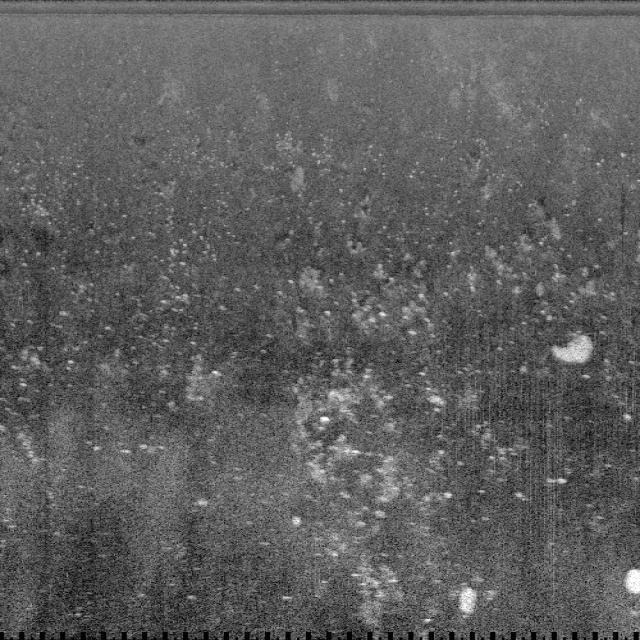
#> input picture webui/samples/Rec6_wcp_ss_port_00004.jpg, 640 x 640 px
$ python -i pipeline.py   (imports and definitions only)
#> lines starting #> are read from the running program, lines starting #| are printed output that depends on the picture; after the words box and inside, x2 and y2 are one past the last pixel; in counts of white or black regions, pixels touching at a corner belong together
#> further down, picture is the input picture: shape (640, 640, 3); min 0, max 255, mean 94.6
### src/cv_pipeline/config.py
"""
config.py — Stage 1 classical-CV pipeline configuration.

All Stage-1 behaviour is set here (no magic numbers in the pipeline code), so a run is
fully described by a single config object and is reproducible from it.

COOL note
---------
The Cloud-Optimized OpenCV Library (COOL / KleidiCV) accelerates a specific set of ops on
AWS Graviton / Arm — notably ``resize``, adaptive-gaussian thresholding, and contour
detection. The defaults here deliberately bias Stage 1 toward those ops so the Arm-vs-x86
and COOL-vs-stock benchmarks show a real, attributable speedup. The one heavy op that COOL
does *not* accelerate — ``fastNlMeansDenoising`` — is available but OFF by default (it can
blow the <300 ms/frame budget and dilutes COOL's measured contribution). The pipeline is the
STUDY-01 record (``docs/experiments.md``); COOL is measured on the product workload instead.
"""
from __future__ import annotations

from dataclasses import dataclass, asdict
from typing import Optional


@dataclass
class Stage1Config:
    # ---- input normalisation (resize is COOL-accelerated) ----
    resize_long_side: Optional[int] = 1024   # scale so the long side == this; None keeps size

    # ---- speckle denoise ----
    # "gaussian" | "median" | "bilateral" | "nlmeans" | "none"
    # gaussian/median are cheap and COOL-friendly; nlmeans is high-quality but slow + NOT
    # KleidiCV-accelerated — use only when quality matters more than the COOL benchmark.
    denoise: str = "median"
    gaussian_ksize: int = 5
    median_ksize: int = 5
    bilateral_d: int = 7
    bilateral_sigma: float = 50.0
    nlmeans_h: float = 10.0

    # ---- adaptive segmentation (adaptive-gaussian is a COOL sweet-spot op) ----
    thresh_method: str = "adaptive_gaussian"   # "adaptive_gaussian" | "otsu"
    adaptive_block: int = 35                    # odd; local neighbourhood for the threshold
    adaptive_C: int = -5                        # subtracted from the local mean

    # ---- morphological cleanup ----
    morph_op: str = "open"                      # "open" | "close" | "both" | "none"
    morph_ksize: int = 3
    morph_iterations: int = 1

    # ---- geometric contour filtering (contour detection is COOL-accelerated) ----
    # Areas are fractions of the (resized) frame area, so thresholds are resolution-independent.
    min_area_frac: float = 5e-4                 # reject speckle-sized blobs
    max_area_frac: float = 0.50                 # reject near-full-frame regions (shadow bands)
    min_solidity: float = 0.30                  # area / convex-hull area — rejects wispy clutter
    min_extent: float = 0.15                    # area / bbox area — rejects sparse scatter
    max_aspect: float = 15.0                    # bbox long/short — allows elongated pipes/nets
    roi_pad_frac: float = 0.06                  # pad each ROI outward before handing to Stage 2

    # ---- misc ----
    max_candidates: int = 64                    # cap ROIs/frame (largest-area first)

    def validate(self) -> "Stage1Config":
        if self.adaptive_block % 2 == 0 or self.adaptive_block < 3:
            raise ValueError("adaptive_block must be odd and >= 3")
        if self.denoise not in {"gaussian", "median", "bilateral", "nlmeans", "none"}:
            raise ValueError(f"unknown denoise: {self.denoise}")
        if self.thresh_method not in {"adaptive_gaussian", "otsu"}:
            raise ValueError(f"unknown thresh_method: {self.thresh_method}")
        if self.morph_op not in {"open", "close", "both", "none"}:
            raise ValueError(f"unknown morph_op: {self.morph_op}")
        return self

    def to_dict(self) -> dict:
        return asdict(self)


# A slower, higher-quality preset (NLMeans denoise) — kept for the ablation study, NOT for
# the COOL benchmark (NLMeans is not KleidiCV-accelerated).
QUALITY_PRESET = Stage1Config(denoise="nlmeans", nlmeans_h=12.0, median_ksize=3)

### src/cv_pipeline/pipeline.py
"""
pipeline.py — the retired Stage-1 contour pipeline (the STUDY-01 negative result).

Classical OpenCV candidate generation that was first meant as a Stage-2 ROI gate and as the COOL
workload. STUDY-01 retired both roles: classical CV has no discriminative power on this sonar, and
COOL is measured on the product workload instead (``src/bench/product_bench.py``). The product's
Stage 1 is ``canonical.py``. This module is kept to reproduce STUDY-01 and for ``infer.py``'s
``roi_guided`` mode, which the product does not use.

Design
------
* Every op is timed individually (``Stage1Result.timings_ms``).
* Behaviour is fully driven by ``Stage1Config`` — no magic numbers here.
* Pure OpenCV + NumPy, CPU-only: no GPU-only ops, so the identical code runs on Graviton.

Pipeline: to-gray → resize → denoise → adaptive threshold → morphology → findContours →
geometry filter → padded candidate ROIs.
"""
from __future__ import annotations

import time
from contextlib import contextmanager
from dataclasses import dataclass
from typing import Optional

import cv2
import numpy as np

from .config import Stage1Config


@dataclass
class Candidate:
    """A single candidate ROI handed to Stage 2."""
    bbox: tuple[int, int, int, int]      # x1, y1, x2, y2 in ORIGINAL image pixels
    area_frac: float                     # contour area / frame area (resized space)
    solidity: float
    extent: float
    aspect: float


@dataclass
class Stage1Result:
    candidates: list[Candidate]
    mask: np.ndarray                     # binary mask after morphology (resized space)
    timings_ms: dict[str, float]         # per-op latency, milliseconds
    scale: float                         # resized->original coordinate scale factor
    frame_shape: tuple[int, int]         # original (h, w)

    @property
    def total_ms(self) -> float:
        return float(sum(self.timings_ms.values()))


class Stage1Pipeline:
    """Stateless classical-CV candidate generator. Reuse one instance across frames."""

    def __init__(self, cfg: Optional[Stage1Config] = None):
        self.cfg = (cfg or Stage1Config()).validate()

    # -- lightweight per-op timer --------------------------------------------------------
    @contextmanager
    def _timed(self, name: str, sink: dict[str, float]):
        t0 = time.perf_counter()
        yield
        sink[name] = (time.perf_counter() - t0) * 1000.0

    # -- main entry ----------------------------------------------------------------------
    def process(self, image: np.ndarray) -> Stage1Result:
        cfg = self.cfg
        t: dict[str, float] = {}
        h0, w0 = image.shape[:2]
#> h0 = 640; w0 = 640

        with self._timed("to_gray", t):
            gray = image if image.ndim == 2 else cv2.cvtColor(image, cv2.COLOR_BGR2GRAY)

        # resize (COOL-accelerated). scale maps resized coords back to the original frame.
        with self._timed("resize", t):
            scale = 1.0
            if cfg.resize_long_side and max(h0, w0) != cfg.resize_long_side:
                scale = max(h0, w0) / float(cfg.resize_long_side)
#> scale = 0.625
                new_wh = (round(w0 / scale), round(h0 / scale))
#> new_wh = (1024, 1024)
                gray = cv2.resize(gray, new_wh, interpolation=cv2.INTER_AREA)
#> gray: shape (1024, 1024)

        with self._timed("denoise", t):
            gray = self._denoise(gray)

        with self._timed("threshold", t):
            binary = self._threshold(gray)

        with self._timed("morphology", t):
            binary = self._morphology(binary)

        with self._timed("contours", t):
            contours, _ = cv2.findContours(binary, cv2.RETR_EXTERNAL, cv2.CHAIN_APPROX_SIMPLE)

        with self._timed("geometry_filter", t):
            candidates = self._filter(contours, gray.shape, scale)

        return Stage1Result(
            candidates=candidates, mask=binary, timings_ms=t,
            scale=scale, frame_shape=(h0, w0),
        )

    # -- ops -----------------------------------------------------------------------------
    def _denoise(self, gray: np.ndarray) -> np.ndarray:
        c = self.cfg
        if c.denoise == "gaussian":
            k = c.gaussian_ksize | 1
            return cv2.GaussianBlur(gray, (k, k), 0)
        if c.denoise == "median":
            return cv2.medianBlur(gray, c.median_ksize | 1)
        if c.denoise == "bilateral":
            return cv2.bilateralFilter(gray, c.bilateral_d, c.bilateral_sigma, c.bilateral_sigma)
        if c.denoise == "nlmeans":
            return cv2.fastNlMeansDenoising(gray, None, c.nlmeans_h, 7, 21)
        return gray  # "none"

    def _threshold(self, gray: np.ndarray) -> np.ndarray:
        c = self.cfg
        if c.thresh_method == "adaptive_gaussian":
            return cv2.adaptiveThreshold(
                gray, 255, cv2.ADAPTIVE_THRESH_GAUSSIAN_C,
                cv2.THRESH_BINARY, c.adaptive_block, c.adaptive_C,
            )
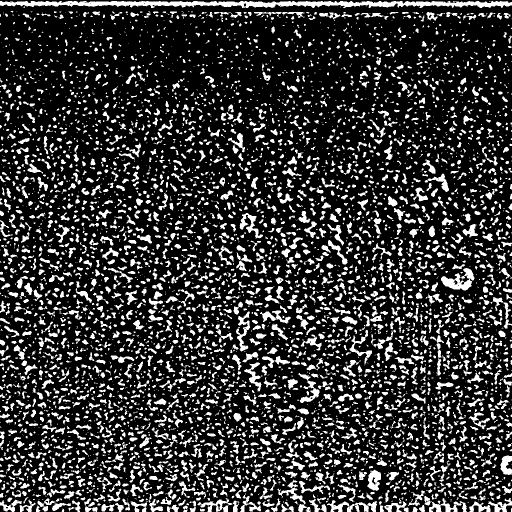
#> returned value: shape (1024, 1024) (shown at 1/2 size); 20.7% white; 5762 white regions (3102 under 20 px), largest, box (x1, y1, x2, y2) and area: (0, 2, 1024, 16) 8919, (882, 536, 949, 581) 1430, (555, 959, 621, 1024) 898
        _, binary = cv2.threshold(gray, 0, 255, cv2.THRESH_BINARY + cv2.THRESH_OTSU)
        return binary

    def _morphology(self, binary: np.ndarray) -> np.ndarray:
        c = self.cfg
        if c.morph_op == "none":
            return binary
        k = cv2.getStructuringElement(cv2.MORPH_ELLIPSE, (c.morph_ksize, c.morph_ksize))
        it = c.morph_iterations
        if c.morph_op in ("open", "both"):
            binary = cv2.morphologyEx(binary, cv2.MORPH_OPEN, k, iterations=it)
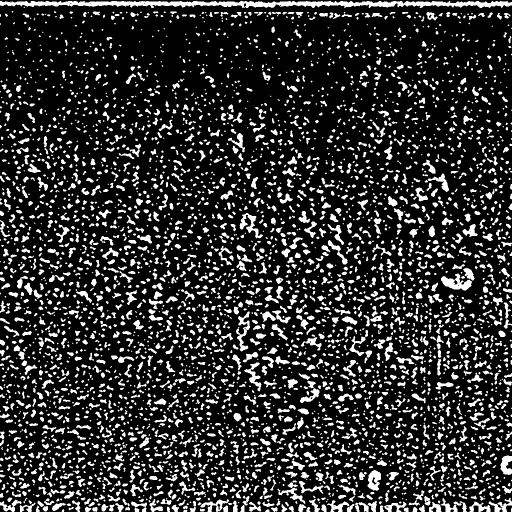
#> binary: shape (1024, 1024) (shown at 1/2 size); 18.6% white; 4370 white regions (1764 under 20 px)
#> in process, `contours, _ = cv2.findContours(binary, cv2.RETR_EXTERNAL, cv2.CHAIN_AP..`: contours = 4370 contours, 2399 with area under 20; largest, box (x1, y1, x2, y2) and area: (0, 2, 1024, 16) 7787, (882, 547, 944, 581) 1012, (735, 940, 762, 982) 750, (472, 623, 500, 703) 680, (479, 426, 526, 477) 666
        if c.morph_op in ("close", "both"):
            binary = cv2.morphologyEx(binary, cv2.MORPH_CLOSE, k, iterations=it)
        return binary

    def _filter(self, contours, shape, scale: float) -> list[Candidate]:
#> called with shape = (1024, 1024), scale = 0.625
        c = self.cfg
        h, w = shape
        frame_area = float(h * w)
        pad = c.roi_pad_frac
        out: list[Candidate] = []
        for cnt in contours:
            area = cv2.contourArea(cnt)
            area_frac = area / frame_area
            if area_frac < c.min_area_frac or area_frac > c.max_area_frac:
                continue
            x, y, bw, bh = cv2.boundingRect(cnt)
            if bw == 0 or bh == 0:
                continue
            extent = area / float(bw * bh)
            if extent < c.min_extent:
                continue
            aspect = max(bw, bh) / float(min(bw, bh))
            if aspect > c.max_aspect:
                continue
            hull = cv2.convexHull(cnt)
            hull_area = cv2.contourArea(hull)
            solidity = area / hull_area if hull_area > 0 else 0.0
            if solidity < c.min_solidity:
                continue
            # pad, map resized->original pixels, clamp
            px, py = int(bw * pad), int(bh * pad)
            x1 = max(0, int((x - px) * scale))
            y1 = max(0, int((y - py) * scale))
            x2 = min(int(w * scale), int((x + bw + px) * scale))
            y2 = min(int(h * scale), int((y + bh + py) * scale))
            out.append(Candidate((x1, y1, x2, y2), area_frac, solidity, extent, aspect))
#> this loop made 4370 passes
#> (area, area_frac) on passes 1, 2, 4: (25, 2.38e-05), (20.5, 1.96e-05), (33, 3.15e-05)
#> after the loop, out = 6 items
        out.sort(key=lambda cd: cd.area_frac, reverse=True)
        return out[: c.max_candidates]


def draw_candidates(image: np.ndarray, result: Stage1Result) -> np.ndarray:
    """Render candidate ROIs on a copy of the frame (for the transparency/demo view)."""
    vis = image if image.ndim == 3 else cv2.cvtColor(image, cv2.COLOR_GRAY2BGR)
    vis = vis.copy()
    for cd in result.candidates:
        x1, y1, x2, y2 = cd.bbox
        cv2.rectangle(vis, (x1, y1), (x2, y2), (0, 255, 0), 2)
        cv2.putText(vis, f"sol{cd.solidity:.2f}", (x1, max(0, y1 - 4)),
                    cv2.FONT_HERSHEY_SIMPLEX, 0.4, (0, 255, 0), 1, cv2.LINE_AA)
    cv2.putText(vis, f"{len(result.candidates)} ROIs | {result.total_ms:.1f} ms",
                (8, 22), cv2.FONT_HERSHEY_SIMPLEX, 0.6, (0, 255, 255), 2, cv2.LINE_AA)
    return vis

>>> import cv2
>>> picture = cv2.imread('../../webui/samples/Rec6_wcp_ss_port_00004.jpg')
>>> result = Stage1Pipeline().process(picture)

$ run again, on webui/samples/Rec6_wcp_ss_port_00005.jpg
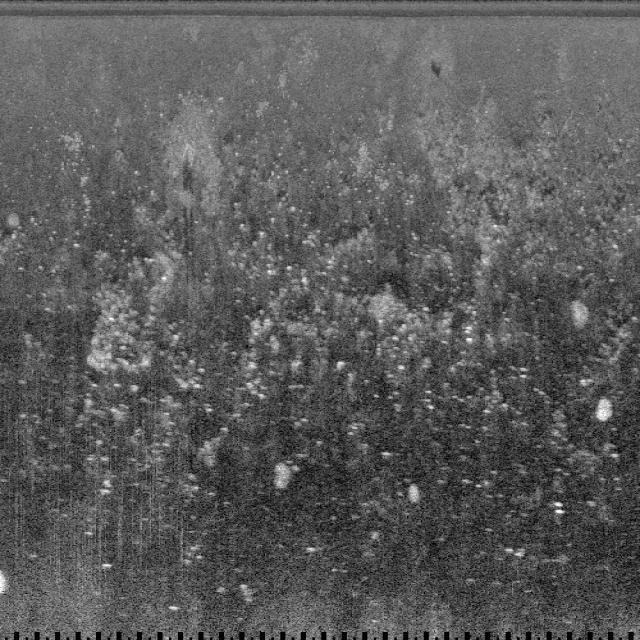
#> input picture webui/samples/Rec6_wcp_ss_port_00005.jpg, 640 x 640 px
#> picture is the input picture: shape (640, 640, 3); min 0, max 255, mean 91.2
#> in _threshold, `return cv2.adaptiveThreshold( gray, 255, cv2.ADAPTIVE_THRESH_GAUSSIAN_..`:
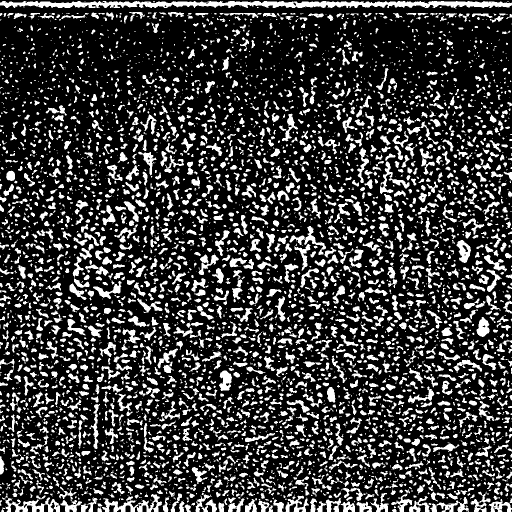
#> returned value: shape (1024, 1024) (shown at 1/2 size); 23.4% white; 5095 white regions (2594 under 20 px), largest, box (x1, y1, x2, y2) and area: (0, 2, 1024, 17) 9691, (204, 988, 324, 1024) 1627, (4, 995, 120, 1024) 1544
#> in _morphology, `binary = cv2.morphologyEx(binary, cv2.MORPH_OPEN, k, iterations=it)`:
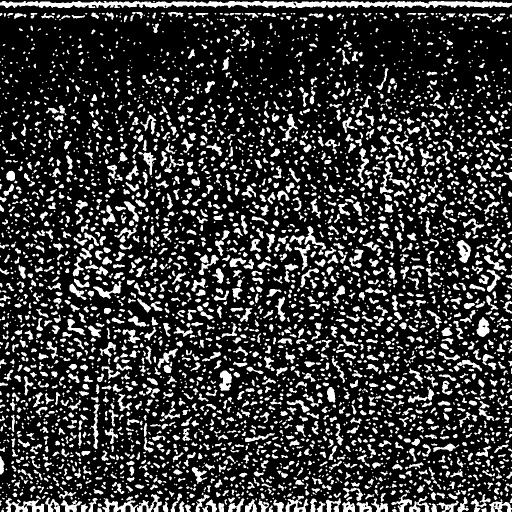
#> binary: shape (1024, 1024) (shown at 1/2 size); 21.6% white; 4012 white regions (1519 under 20 px)
#> contours = 4012 contours, 1995 with area under 20; largest, box (x1, y1, x2, y2) and area: (0, 2, 1024, 16) 8502, (11, 996, 89, 1024) 870, (760, 323, 819, 388) 770, (913, 480, 942, 526) 762, (204, 996, 277, 1024) 730
#> the loop in _filter, `for cnt in contours:` made 4012 passes
#> (area, area_frac) on passes 2 to 4: (33, 3.15e-05), (53, 5.05e-05), (49, 4.67e-05)
#> after the loop in _filter, `for cnt in contours:`: out = 8 items

$ run again, on webui/samples/Rec6_wcp_ss_port_00006.jpg
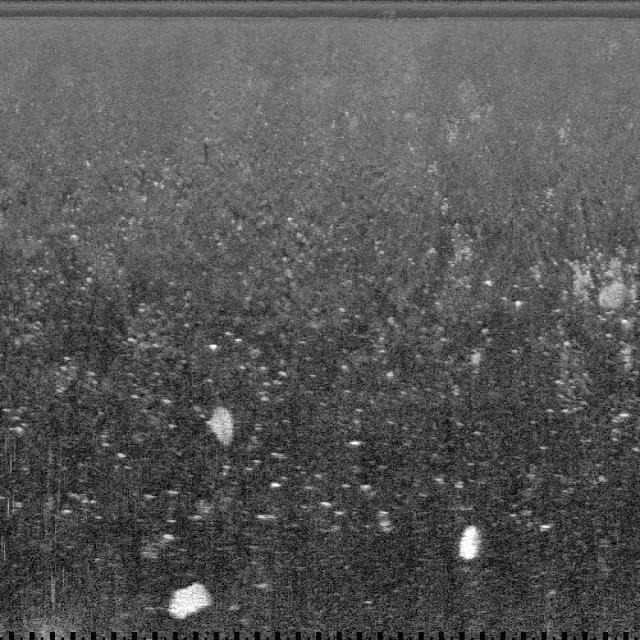
#> input picture webui/samples/Rec6_wcp_ss_port_00006.jpg, 640 x 640 px
#> picture is the input picture: shape (640, 640, 3); min 0, max 255, mean 86.4
#> in _threshold, `return cv2.adaptiveThreshold( gray, 255, cv2.ADAPTIVE_THRESH_GAUSSIAN_..`:
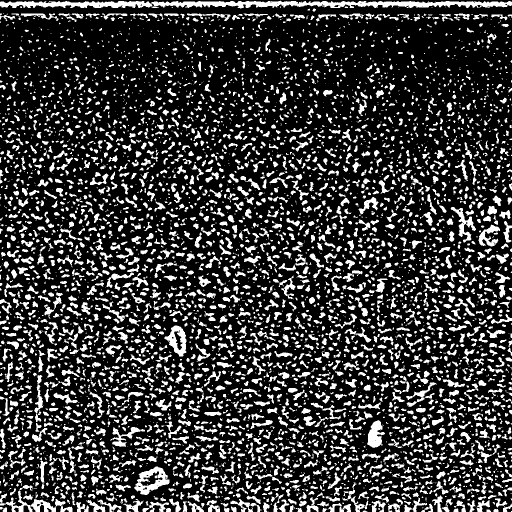
#> returned value: shape (1024, 1024) (shown at 1/2 size); 22.1% white; 5364 white regions (2736 under 20 px), largest, box (x1, y1, x2, y2) and area: (0, 1, 1024, 17) 9547, (0, 970, 145, 1024) 2008, (268, 933, 339, 990) 1843
#> in _morphology, `binary = cv2.morphologyEx(binary, cv2.MORPH_OPEN, k, iterations=it)`:
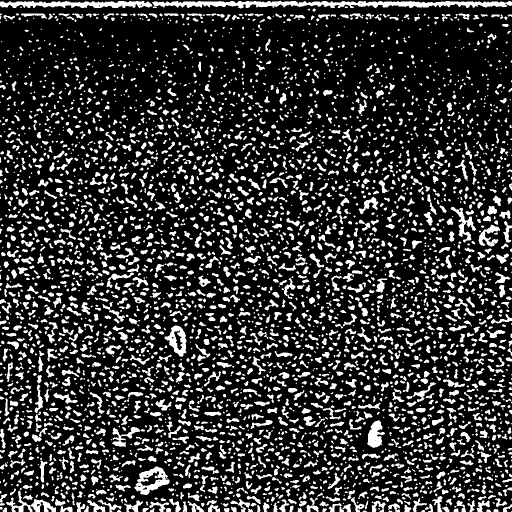
#> binary: shape (1024, 1024) (shown at 1/2 size); 20.2% white; 4189 white regions (1554 under 20 px)
#> contours = 4189 contours, 2085 with area under 20; largest, box (x1, y1, x2, y2) and area: (304, 1, 1024, 17) 5650, (0, 2, 305, 16) 2608, (268, 933, 339, 990) 2260, (329, 651, 373, 713) 1550, (12, 981, 112, 1024) 1134
#> the loop in _filter, `for cnt in contours:` made 4189 passes
#> (area, area_frac) on passes 5, 7, 8: (27, 2.57e-05), (40, 3.81e-05), (44, 4.2e-05)
#> after the loop in _filter, `for cnt in contours:`: out = 7 items

$ run again, on webui/samples/Rec6_wcp_ss_port_00007.jpg
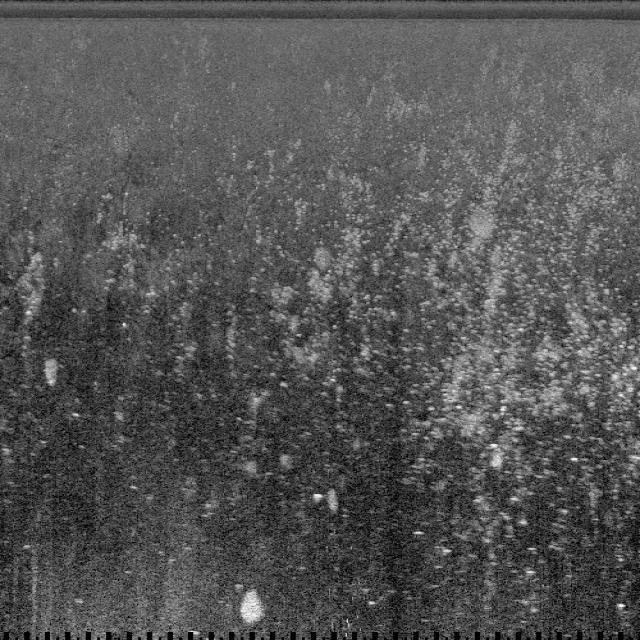
#> input picture webui/samples/Rec6_wcp_ss_port_00007.jpg, 640 x 640 px
#> picture is the input picture: shape (640, 640, 3); min 0, max 254, mean 85
#> in _threshold, `return cv2.adaptiveThreshold( gray, 255, cv2.ADAPTIVE_THRESH_GAUSSIAN_..`:
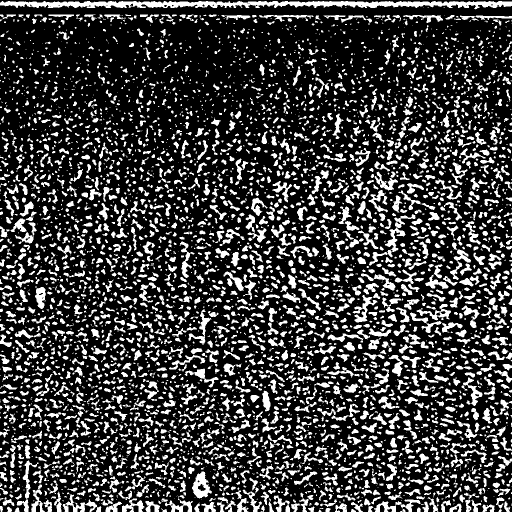
#> returned value: shape (1024, 1024) (shown at 1/2 size); 24% white; 4973 white regions (2401 under 20 px), largest, box (x1, y1, x2, y2) and area: (0, 2, 1024, 19) 9765, (770, 428, 831, 515) 1157, (384, 943, 424, 997) 1149
#> in _morphology, `binary = cv2.morphologyEx(binary, cv2.MORPH_OPEN, k, iterations=it)`:
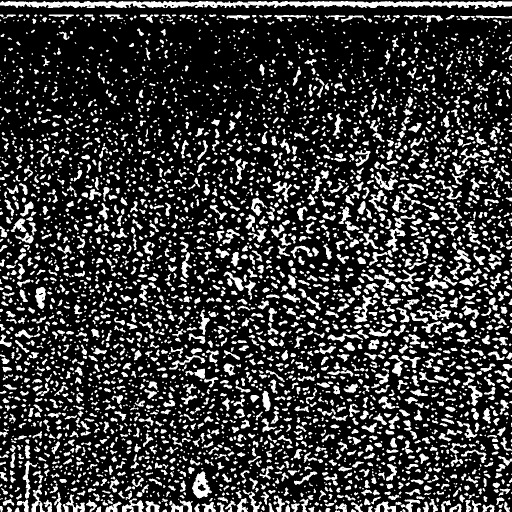
#> binary: shape (1024, 1024) (shown at 1/2 size); 22.3% white; 4100 white regions (1501 under 20 px)
#> contours = 4100 contours, 2007 with area under 20; largest, box (x1, y1, x2, y2) and area: (0, 2, 1024, 19) 8572, (384, 943, 424, 997) 1192, (705, 590, 755, 645) 722, (70, 574, 92, 618) 596, (833, 608, 902, 641) 576
#> the loop in _filter, `for cnt in contours:` made 4100 passes
#> (area, area_frac) on passes 7 to 9: (29, 2.77e-05), (26, 2.48e-05), (52, 4.96e-05)
#> after the loop in _filter, `for cnt in contours:`: out = 5 items
